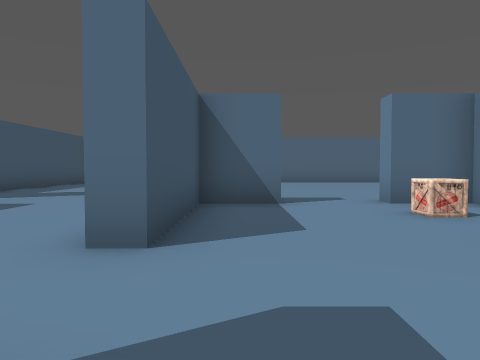
[1] (above)

19 first-person views from a walk through a scene from a Unity 3-D project. The camera is 1.3 m above the floor, tilts 2° down and sees 70° across. Doors are open. The floor is counted in squares, 2 m on a side. Each view is taken from the middle of a square. On the plan, view 1 faces up. The plan holds only what a view shows up to about 10 squares ahead; the rest is blank. The place goes on beyond the plan. Some animated figures are left out.

[2]
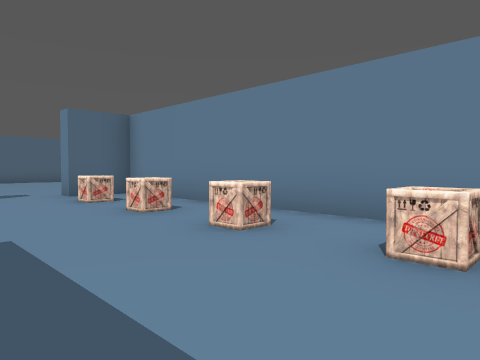

[3]
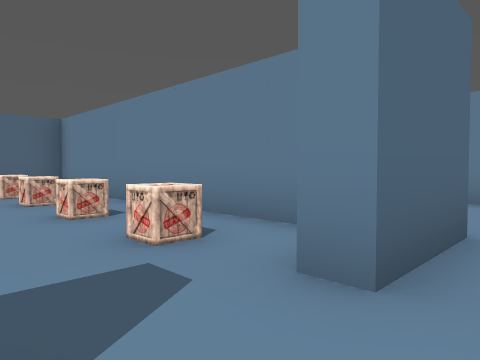

[4]
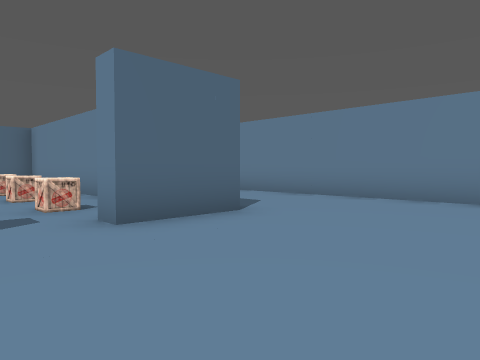

[5]
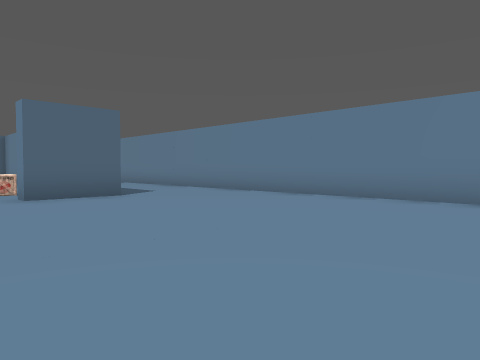

[6]
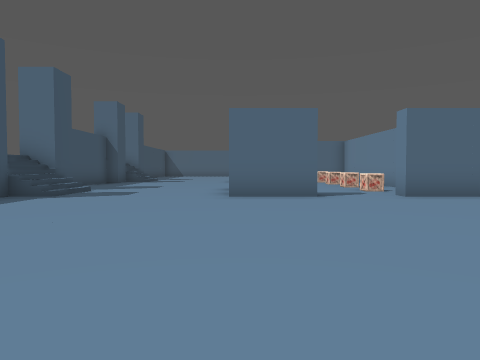

[7]
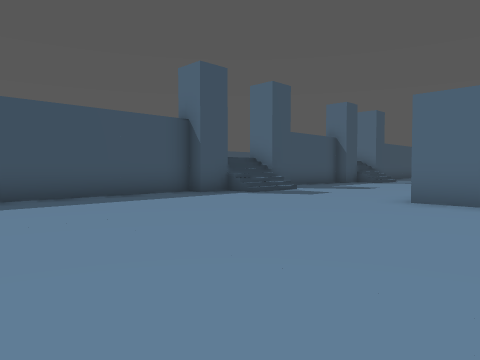

[8]
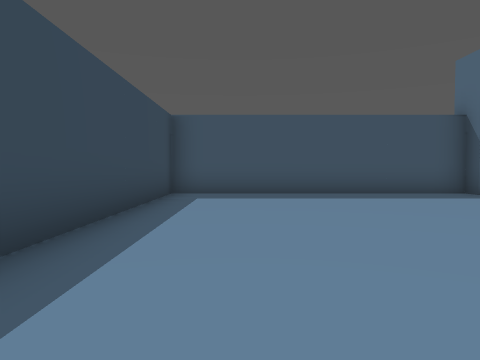

[9]
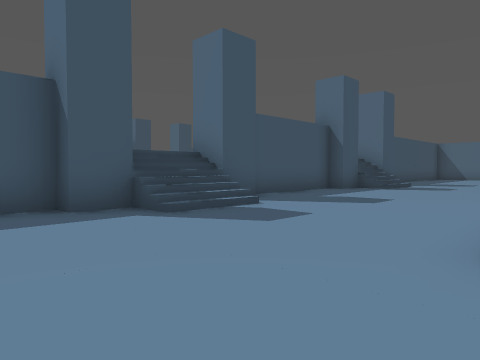

[10]
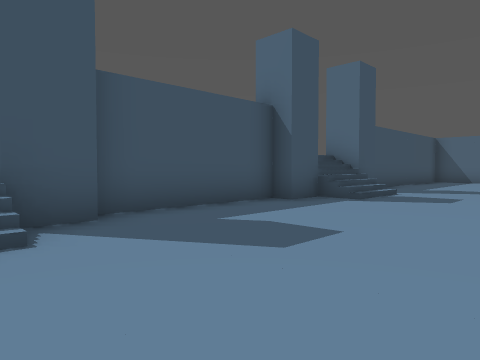

[11]
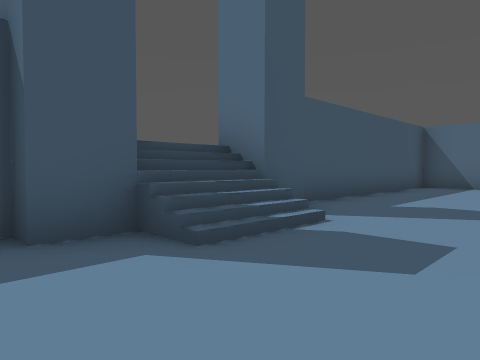

[12]
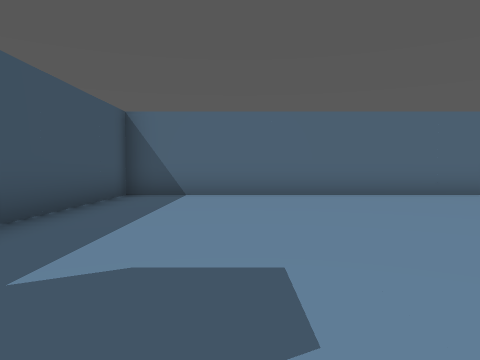

[13]
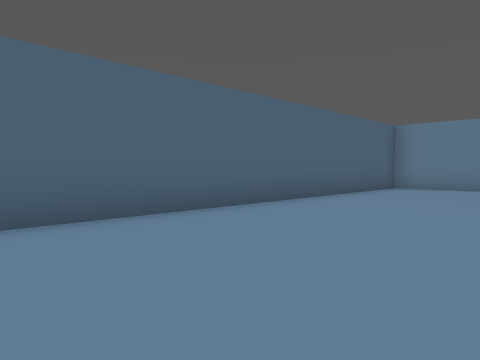

[14]
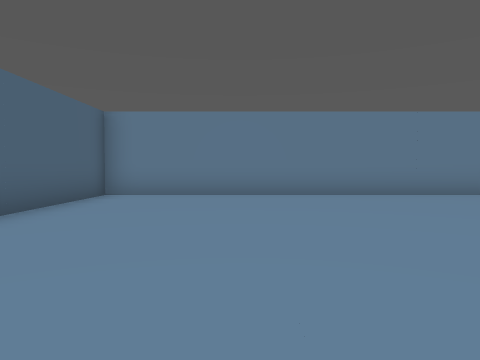

[15]
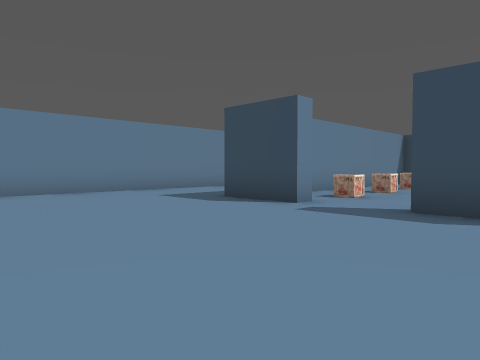

[16]
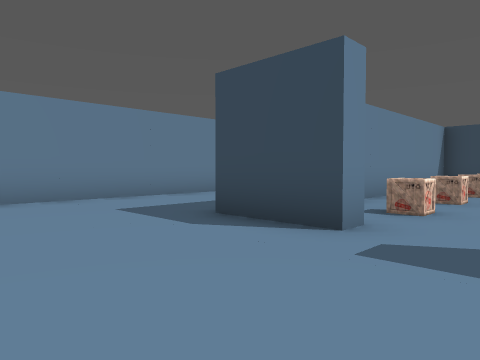

[17]
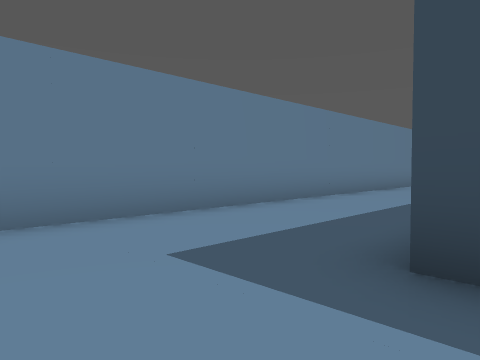

[18]
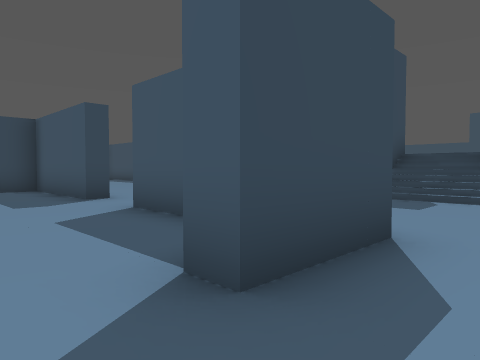

[19]
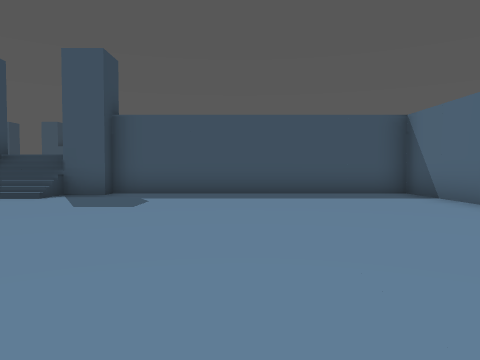

### Floor plan
Points are (right, up) in squares from view 1. A wall is a line through its corners. A room is listed if a view was taken in it or the views show most of it. See-through windows are left out.
Room 1 (views 1, 2)
walls: (-1.4, 0.8) (-0.8, 0.8) (-0.8, -2.7) (0.1, -2.7); (4.3, -1.8) (4.3, 6.2) (2.8, 6.2); (0.7, 6.7) (0.7, 6.2) (-0.8, 6.2) (-0.8, 2.7) (-1.2, 2.7); (2.8, -3.3) (2.8, -2.8)
ways out: opening at (-1, 1.5) to room 2; opening at (1.5, -3) to room 2; opening at (1.5, 6) to room 2
objects: crate (3, -1); crate (3, 1); crate (3, 3); crate (3, 5)
Room 2 (views 3, 4, 5, 6, 7, 8, 9, 10, 11, 12, 13, 14, 15, 16, 17, 18, 19)
walls: (-6.2, -0.1) (-6.2, -1.2) (-7.2, -1.2); (-1.4, 6.7) (0.7, 6.7); (0.9, -3.3) (-1.2, -3.3); (-7.4, 4.8) (-6.2, 4.8) (-6.2, 3.8) (-6.7, 3.8) (-6.7, -0.1); (2.8, 6.2) (2.8, 6.7) (4.8, 6.7); (-6.2, -3.1) (-6.2, -4.2) (-6.7, -4.2) (-6.7, -11.7) (-0.4, -11.7); (4.8, -3.3) (2.8, -3.3); (8.2, -9.8) (8.2, 15.2) (-6.7, 15.2) (-6.7, 7.8) (-6.2, 7.8) (-6.2, 6.8) (-7.2, 6.8)
ways out: opening at (-1, 1.5) to room 1; opening at (1.5, -3) to room 1; opening at (1.5, 6) to room 1; open door at (-7.5, -2.5); open door at (-7.5, 5.5)

Where each view was taken, in squares from view 1:
view 1: 0 up, 0 right, facing up
view 2: 2 down, 0 right, facing up-right
view 3: 4 down, 1 right, facing up-right
view 4: 7 down, 1 right, facing up-right
view 5: 11 down, 1 right, facing up-right
view 6: 11 down, 1 left, facing up
view 7: 10 down, 1 right, facing up-left
view 8: 10 down, 2 right, facing left
view 9: 6 down, 1 left, facing up-left
view 10: 2 down, 2 left, facing up-left
view 11: 3 up, 3 left, facing up-left
view 12: 7 up, 4 left, facing up
view 13: 11 up, 3 left, facing up-right
view 14: 12 up, 0 right, facing right
view 15: 12 up, 1 left, facing down-right
view 16: 10 up, 1 right, facing down-right
view 17: 9 up, 4 right, facing down-right
view 18: 8 up, 2 right, facing down-left
view 19: 11 up, 2 right, facing left
